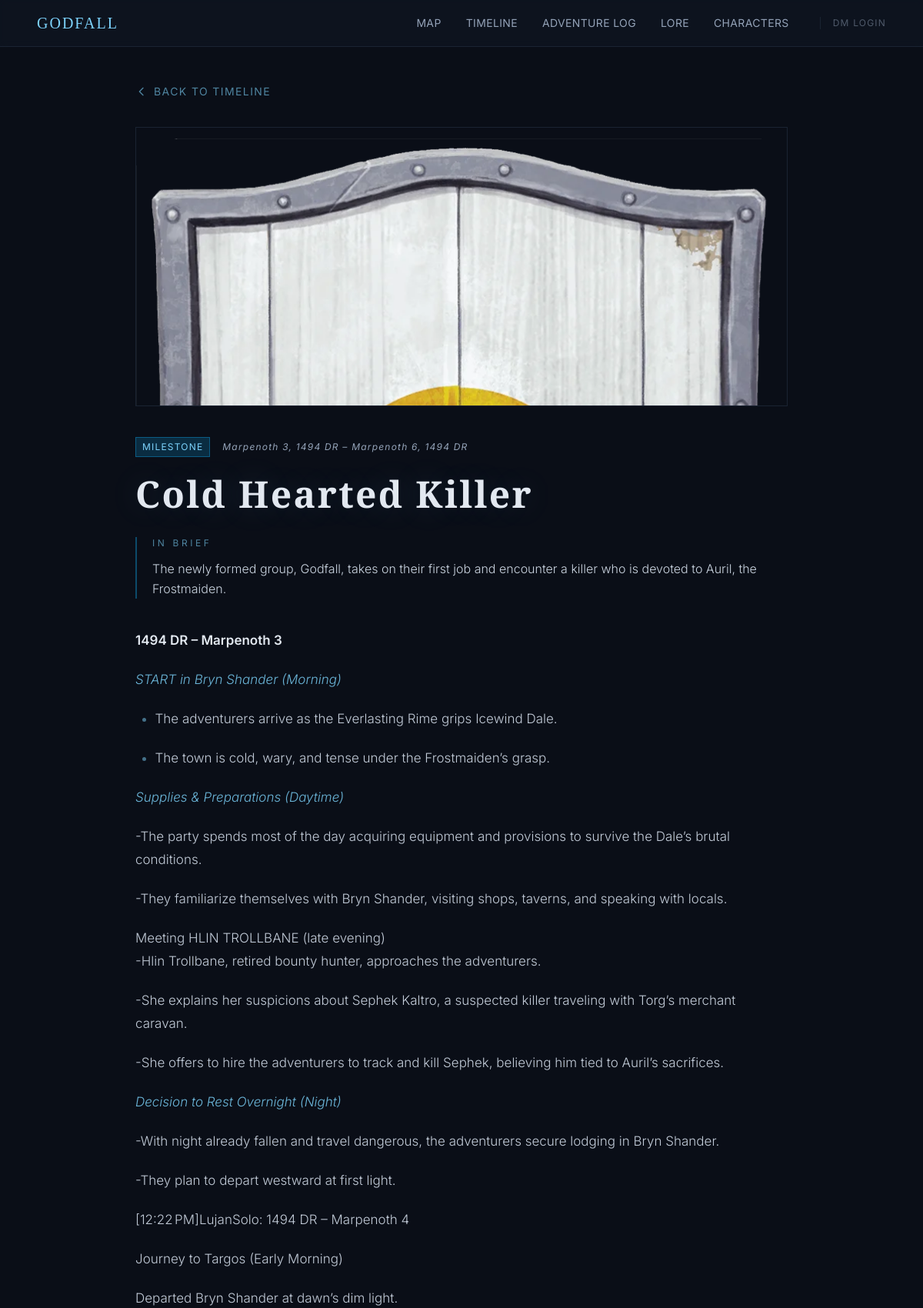
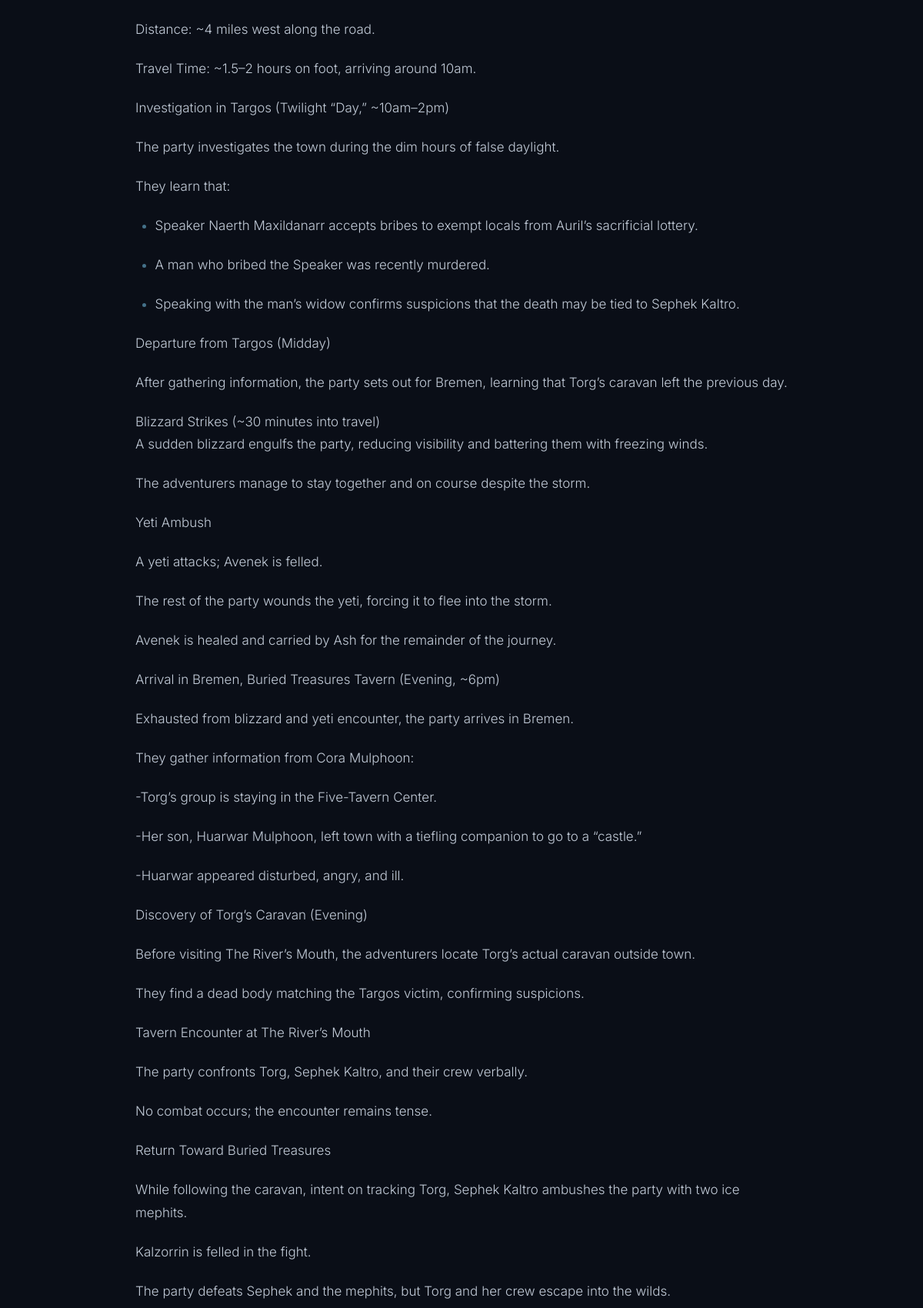
Page /timeline/1 (upper part) on the committed database (2 pictures, top to bottom).
### app/models.py (models this page shows, shortened)
class EventImage(Base):
    __tablename__ = "event_images"
    id = Column(Integer, primary_key=True, index=True)
    event_id = Column(Integer, ForeignKey("timeline_events.id"), nullable=False)
    file_path = Column(String(255), nullable=False)
    caption = Column(String(255))
    is_featured = Column(Integer, default=0)
    uploaded_at = Column(DateTime, default=datetime.utcnow)
    event = relationship("TimelineEvent", back_populates="images")

class TimelineEvent(Base):
    __tablename__ = "timeline_events"
    id = Column(Integer, primary_key=True, index=True)
    title = Column(String(200), nullable=False)
    event_date = Column(String(100))
    event_end_date = Column(String(100))
    sort_order = Column(Integer, default=0, nullable=False)
    summary = Column(Text)
    body = Column(Text)
    is_milestone = Column(Integer, default=0, nullable=False)
    created_at = Column(DateTime, default=utc_now)
    updated_at = Column(DateTime, default=utc_now, onupdate=utc_now)
    images = relationship(
        "EventImage", back_populates="event", cascade="all, delete-orphan"
    )
    character_links = relationship(
        "EventCharacter", back_populates="event", cascade="all, delete-orphan"
    )
    lore_links = relationship(
        "LoreEvent",
        back_populates="event"
    )

### app/routes/timeline.py (the view)
@router.get("/{id}")
async def event_detail(
    request: Request,
    id: int,
    db: Session = Depends(get_db)
):
    event = (
        db.query(TimelineEvent)
        .filter(TimelineEvent.id == id)
        .first()
    )
    if not event:
        return HTMLResponse(
            content="<h1>Event not found</h1>"
                    "<p>This moment in history doesn't exist. "
                    "Or perhaps it never happened — yet.</p>",
            status_code=404
        )
    return templates.TemplateResponse(
        "timeline/detail.html",
        {
            "request": request,
            "title": f"{event.title} — Godfall",
            "event": event,
        }
    )

### app/templates/timeline/detail.html (shortened to what this page needs)
{% extends "base.html" %}
{% block content %}
<article class="max-w-4xl mx-auto px-6 py-12">
  <div class="mb-8">
    <a href="/timeline"
      class="text-ice-300/60 hover:text-ice-300 text-sm tracking-widest uppercase transition-colors inline-flex items-center gap-2">
      <svg xmlns="http://www.w3.org/2000/svg" class="h-4 w-4" fill="none" viewBox="0 0 24 24" stroke="currentColor">
        <path stroke-linecap="round" stroke-linejoin="round" stroke-width="2" d="M15 19l-7-7 7-7" />
      </svg>
      Back to Timeline
    </a>
  </div>
  {% set ns = namespace(featured=None) %}
  {% for image in event.images %}
  {% if image.is_featured == 1 and ns.featured is none %}
  {% set ns.featured = image %}
  {% endif %}
  {% endfor %}
  {% if ns.featured is none and event.images %}
  {% set ns.featured = event.images[0] %}
  {% endif %}
  {% if ns.featured %}
  <div class="aspect-[21/9] bg-frost-900 border border-frost-700 mb-10 overflow-hidden">
    <img src="{{ ns.featured.file_path }}" alt="{{ event.title }}" class="w-full h-full object-cover">
  </div>
  {% endif %}
  <div class="flex items-start justify-between gap-4 mb-6 flex-wrap">
    <div class="flex flex-wrap items-center gap-x-4 gap-y-1 text-xs tracking-widest uppercase">
      {% if event.is_milestone == 1 %}
      <span class="px-2 py-1 bg-ice-500/20 text-ice-300 border border-ice-500/40">Milestone</span>
      {% endif %}
      {% if event.event_date %}
      <span class="text-silver-400 italic normal-case">
        {{ event.event_date }}{% if event.event_end_date %} – {{ event.event_end_date }}{% endif %}
      </span>
      {% endif %}
    </div>
  </div>
  <h1 class="font-display text-4xl md:text-5xl font-black tracking-wider text-silver-200 frost-glow leading-tight mb-8">
    {{ event.title }}
  </h1>
  {% if event.summary %}
  <div class="mb-10 pl-5 border-l-2 border-ice-500/40">
    <p class="text-xs tracking-[0.3em] uppercase text-ice-300/60 mb-3">In Brief</p>
    <div class="text-silver-300 leading-relaxed font-light">
      {{ event.summary | replace('\n', '<br>') | safe }}
    </div>
  </div>
  {% endif %}
  {% if event.body %}
  <div class="prose-frost max-w-none mb-12">
    {{ event.body | markdown | safe }}
  </div>
  {% endif %}
</article>
{% endblock %}

### app/static/css/custom.css (style rules this page uses)
.frost-glow { text-shadow: 0 0 40px rgba(125, 211, 252, 0.15), 0 0 80px rgba(125, 211, 252, 0.05); }
.prose-frost { color: rgb(203 213 225 / 0.95); font-weight: 300; line-height: 1.75; font-size: 1.0625rem; }
.prose-frost p { margin-top: 1.25em; margin-bottom: 1.25em; }
.prose-frost strong { color: rgb(226 232 240); font-weight: 600; }
.prose-frost em { color: rgb(125 211 252 / 0.85); font-style: italic; }
.prose-frost ul, .prose-frost ol { margin-top: 1.25em; margin-bottom: 1.25em; padding-left: 1.5em; }
.prose-frost ul { list-style-type: disc; }
.prose-frost li { margin-top: 0.5em; margin-bottom: 0.5em; }
.prose-frost li::marker { color: rgb(125 211 252 / 0.5); }
img.object-cover, .flame-panel img, .tribunal-frieze img { object-position: center -2%; }

### rows in the picture
EventImage: featured.file_path (picture)
TimelineEvent: event_date "Marpenoth 3, 1494 DR", event_end_date "Marpenoth 6, 1494 DR", title "Cold Hearted Killer", summary "The newly formed group, Godfall, takes on their first job and encounter a killer who is devoted to Auril, the Frostmaiden.", body "1494 DR – Marpenoth 3 START in Bryn Shander (Morning) The adventurers arrive as the Everlasting Rime grips Icewind Dale. The town is cold, wary, and tense under the Frostmaiden’s grasp. Supplies & Preparations (Daytime) -The party spends most of the day acquiring equipment and provisions to survive the Dale’s brutal conditions. -They familiarize themselves with Bryn Shander, visiting shops, taverns, and speaking with locals. Meeting HLIN TROLLBANE (late evening) -Hlin Trollbane, retired bounty hunter, approaches the adventurers. -She explains her suspicions about Sephek Kaltro, a suspected killer traveling with Torg’s merchant caravan. -She offers to hire the adventurers to track and kill…"
